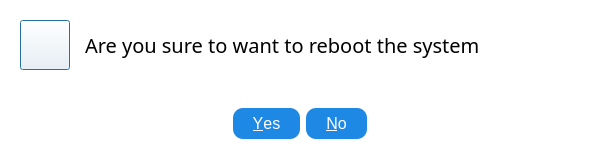
<?xml version="1.0" encoding="UTF-8"?>
<ui version="4.0">
 <class>RebootDialog</class>
 <widget class="QDialog" name="RebootDialog">
  <property name="geometry">
   <rect>
    <x>0</x>
    <y>0</y>
    <width>600</width>
    <height>150</height>
   </rect>
  </property>
  <property name="windowTitle">
   <string>Dialog</string>
  </property>
  <property name="styleSheet">
   <string notr="true">background-color: rgb(255, 255, 255);</string>
  </property>
  <layout class="QVBoxLayout" name="verticalLayout">
   <item>
    <layout class="QHBoxLayout" name="horizontalLayout">
     <property name="rightMargin">
      <number>0</number>
     </property>
     <item>
      <widget class="QFrame" name="verticalFrame">
       <property name="sizePolicy">
        <sizepolicy hsizetype="Fixed" vsizetype="Fixed">
         <horstretch>0</horstretch>
         <verstretch>0</verstretch>
        </sizepolicy>
       </property>
       <layout class="QVBoxLayout" name="verticalLayout_2">
        <property name="spacing">
         <number>0</number>
        </property>
        <item>
         <widget class="QPushButton" name="pushButton">
          <property name="sizePolicy">
           <sizepolicy hsizetype="Fixed" vsizetype="Fixed">
            <horstretch>0</horstretch>
            <verstretch>0</verstretch>
           </sizepolicy>
          </property>
          <property name="minimumSize">
           <size>
            <width>50</width>
            <height>50</height>
           </size>
          </property>
          <property name="styleSheet">
           <string notr="true">border-image: url(:/icons/i.png);</string>
          </property>
          <property name="text">
           <string/>
          </property>
         </widget>
        </item>
       </layout>
      </widget>
     </item>
     <item>
      <widget class="QLabel" name="label">
       <property name="font">
        <font>
         <family>Gilroy</family>
         <pointsize>15</pointsize>
        </font>
       </property>
       <property name="text">
        <string>Are you sure to want to reboot the system</string>
       </property>
      </widget>
     </item>
    </layout>
   </item>
   <item>
    <spacer name="verticalSpacer">
     <property name="orientation">
      <enum>Qt::Vertical</enum>
     </property>
     <property name="sizeHint" stdset="0">
      <size>
       <width>20</width>
       <height>17</height>
      </size>
     </property>
    </spacer>
   </item>
   <item>
    <widget class="QDialogButtonBox" name="buttonBox">
     <property name="styleSheet">
      <string notr="true">QPushButton {
    background-color: #1E88E5;   /* Blue */
    color: white;               /* White text */
    border: none;               /* No border line */
    border-radius: 10px;        /* Rounded corners */
    padding: 6px 20px;          /* Spacing inside */
    font-size: 16px;            /* Font size */
}

QPushButton:hover {
    background-color: #1565C0;  /* Darker blue on hover */
}

QPushButton:pressed {
    background-color: #0D47A1;  /* Darkest blue when pressed */
}
QPushButton:focus {
    outline: none;                 /* Remove dotted border */
    background-color: #074475;     /* Brighter blue highlight */
    border: 2px solid black;       /* White glow/border */
}</string>
     </property>
     <property name="orientation">
      <enum>Qt::Horizontal</enum>
     </property>
     <property name="standardButtons">
      <set>QDialogButtonBox::No|QDialogButtonBox::Yes</set>
     </property>
     <property name="centerButtons">
      <bool>true</bool>
     </property>
    </widget>
   </item>
  </layout>
 </widget>
 <resources/>
 <connections/>
</ui>
